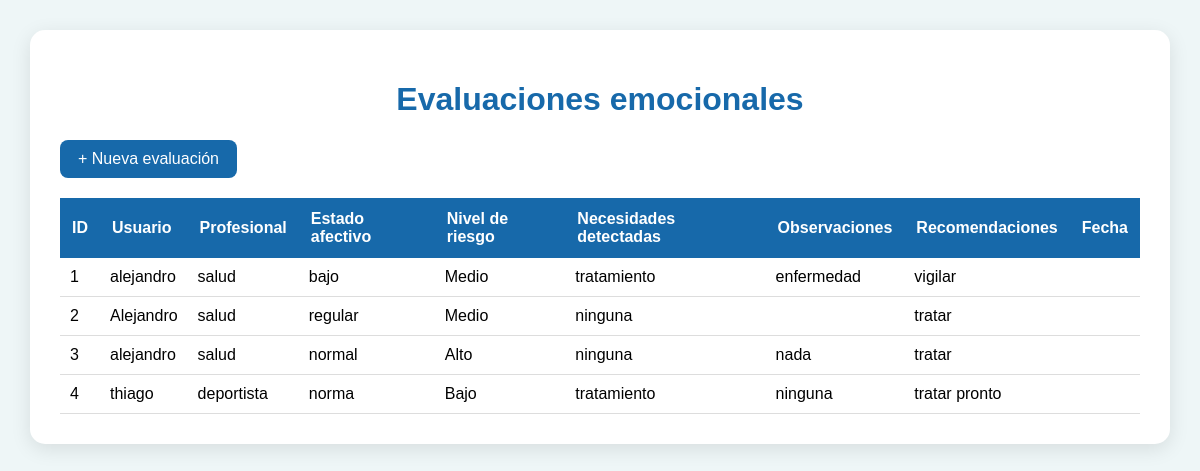
/evaluaciones/, run on the app's committed database.
### app_Alejandro_07/models.py (models this page shows, shortened)
class EvaluacionEmocional(models.Model):
    usuario = models.CharField(max_length=100)
    profesional = models.CharField(max_length=100)
    estado_afectivo = models.CharField(max_length=100)
    nivel_riesgo = models.CharField(max_length=50)
    necesidades_detectadas = models.TextField()
    observaciones = models.TextField(blank=True, null=True)
    recomendaciones = models.TextField(blank=True, null=True)
    fecha_evaluacion = models.DateTimeField(auto_now_add=True)

### app_Alejandro_07/views.py (the view)
# urls.py: path('evaluaciones/', views.listar_evaluaciones, name='listar_evaluaciones'),
def listar_evaluaciones(request):
    evaluaciones = EvaluacionEmocional.objects.all()
    return render(
        request,
        "Alejandro_07/listar_evaluaciones.html",
        {
            "evaluaciones": evaluaciones
        }
    )

### app_Alejandro_07/templates/Alejandro_07/listar_evaluaciones.html (shortened to what this page needs)
<!DOCTYPE html>
<html lang="es">
<head>
</head>
<body>
<div class="contenedor">
    <h1>Evaluaciones emocionales</h1>
    <a href="{% url 'crear_evaluacion' %}" class="boton">
        + Nueva evaluación
    </a>
    <div class="tabla-contenedor">
        <table>
            <thead>
                <tr>
                    <th>ID</th>
                    <th>Usuario</th>
                    <th>Profesional</th>
                    <th>Estado afectivo</th>
                    <th>Nivel de riesgo</th>
                    <th>Necesidades detectadas</th>
                    <th>Observaciones</th>
                    <th>Recomendaciones</th>
                    <th>Fecha</th>
                </tr>
            </thead>
            <tbody>
                {% for evaluacion in evaluaciones %}
                <tr>
                    <td>{{ evaluacion.id }}</td>
                    <td>{{ evaluacion.usuario }}</td>
                    <td>{{ evaluacion.profesional }}</td>
                    <td>{{ evaluacion.estado_afectivo }}</td>
                    <td>{{ evaluacion.nivel_riesgo }}</td>
                    <td>{{ evaluacion.necesidades_detectadas }}</td>
                    <td>{{ evaluacion.observaciones }}</td>
                    <td>{{ evaluacion.recomendaciones }}</td>
                    <td>{{ evaluacion.fecha }}</td>
                </tr>
                {% empty %}
                <tr>
                    <td colspan="9" class="sin-datos">
                        No hay evaluaciones registradas.
                    </td>
                </tr>
                {% endfor %}
            </tbody>
        </table>
    </div>
</div>
</body>
</html>

### app_Alejandro_07/templates/Alejandro_07/listar_evaluaciones.html (style rules this page uses)
body { font-family: Arial, sans-serif; background: #eef6f7; margin: 0; padding: 30px; }
.contenedor { max-width: 1200px; margin: auto; background: white; padding: 30px; border-radius: 15px; box-shadow: 0 5px 20px rgba(0,0,0,0.1); }
h1 { text-align: center; color: #1769aa; }
.boton { display: inline-block; padding: 10px 18px; background: #1769aa; color: white; text-decoration: none; border-radius: 8px; margin-bottom: 20px; }
.tabla-contenedor { overflow-x: auto; }
table { width: 100%; border-collapse: collapse; }
th { background: #1769aa; color: white; padding: 12px; text-align: left; }
td { padding: 10px; border-bottom: 1px solid #ddd; }

### data on the page
EvaluacionEmocional: id "1", usuario "alejandro", profesional "salud", estado_afectivo "bajo", nivel_riesgo "Medio", necesidades_detectadas "tratamiento", observaciones "enfermedad", recomendaciones "vigilar"
EvaluacionEmocional: id "2", usuario "Alejandro", profesional "salud", estado_afectivo "regular", nivel_riesgo "Medio", necesidades_detectadas "ninguna", recomendaciones "tratar"
EvaluacionEmocional: id "3", usuario "alejandro", profesional "salud", estado_afectivo "normal", nivel_riesgo "Alto", necesidades_detectadas "ninguna", observaciones "nada", recomendaciones "tratar"
EvaluacionEmocional: id "4", usuario "thiago", profesional "deportista", estado_afectivo "norma", nivel_riesgo "Bajo", necesidades_detectadas "tratamiento", observaciones "ninguna", recomendaciones "tratar pronto"
